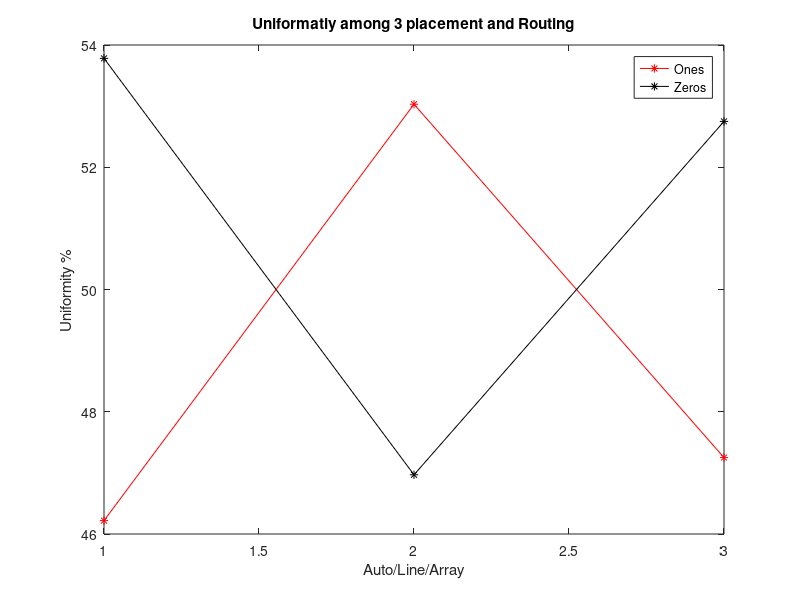

Source code (MATLAB):
fid = fopen('Reliability1.dat');
tline = fgetl(fid);

data_m={};

i=1;
while ischar(tline)
data_m(i)=cellstr(tline);
% disp(tline);

tline = fgetl(fid);
i=i+1;
end

fclose(fid);

fid = fopen('Reliability2.dat');
tline = fgetl(fid);


while ischar(tline)
data_m(i)=cellstr(tline);
% disp(tline);

tline = fgetl(fid);
i=i+1;
end

fclose(fid);


fid = fopen('Reliability3.dat');
tline = fgetl(fid);


while ischar(tline)
data_m(i)=cellstr(tline);
% disp(tline);

tline = fgetl(fid);
i=i+1;
end

fclose(fid);

One=[];
Zero=[];
One(1)=0;
Zero(1)=0;
One(2)=0;
Zero(2)=0;
One(3)=0;
Zero(3)=0;
for j=1:3
for i=1:100
    
    for k=1:64 
      if (strcmp('1',data_m{1,i+(j-1)*100}(k)))
        One(j)=One(j)+1;
      else 
          Zero(j)=Zero(j)+1;
      end
    end 
    
end 
end 

figure(1);
% x=(1,100);
% ylim([73, 95]);
% axis([1,100,0,3]);
% set(gca, 'YLim',[73 95]);  
% X????????
Uniform=[];
Uniform(1)=0;
Uniform(2)=0;
Uniform(3)=0;
for i=1:3
 One(i)=(One(i)/64/100)*100;
 Zero(i)=(Zero(i)/64/100)*100;
end 

plot([1,2,3],One,'-r*',[1,2,3],Zero,'-k*');
% plot([1,2,3],Zero,'-r*');
ylabel('Uniformity %');
xlabel('Auto/Line/Array');
title('Uniformatiy among 3 placement and Routing')
legend('Ones','Zeros') 